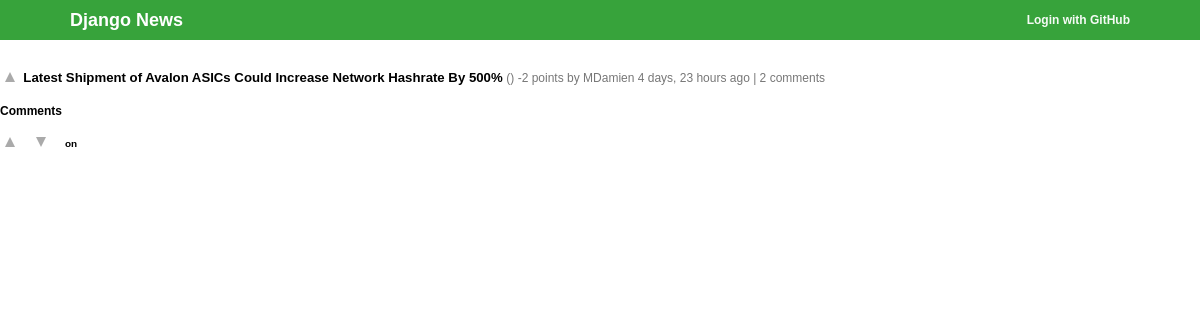
/6/, run on the app's committed database.
### posts/models.py (models this page shows, shortened)
class Post(models.Model):
    title = models.CharField(max_length=200)
    user = models.ForeignKey(User)
    date = models.DateTimeField(auto_now_add=True)
    link = models.URLField(max_length=600, blank=True)
    text = models.TextField(blank=True)
    def score(self):
        return Vote.objects.filter(post=self,upvote=True).count() - Vote.objects.filter(post=self,upvote=False).count()
    def comments_count(self):
        return Comment.objects.filter(post=self).count()
    def get_domain(self):
        return urlparse(self.link).netloc

### posts/views.py (the view)
# urls.py: url(r'^(?P<id>\d+)/$', views.details),
def details(request,id):
	post = Post.objects.get(pk=id)
	comments = Comment.objects.filter(post=post)
	return render(request, 'posts/details.html', {'post': post,'comments':comments})

### posts/templates/posts/details.html (shortened to what this page needs)
{% extends "posts/base.html" %}
{% block content %}
<div>
	{% include "posts/post.html" with post=post%}
</div>
<h4>Comments</h4>
{% load mptt_tags %}
<div class="comments">
{% recursetree comments %}
    <div class="comment" style="margin-left: {{ node.get_level }}0px">
        <h5>
            <a href='{% url 'posts.views.comment_upvote' post.pk node.pk %}' class='upvote' title='upvote'>upvote</a>
        <a href='{% url 'posts.views.comment_downvote' post.pk node.pk%}' class='downvote' title='downvote'>downvote</a>
    </a>&nbsp;&nbsp;&nbsp;{{ node.author }} on {{ node.date }}</h5>
    </div>
{% endrecursetree %}
{% endblock %}

### posts/templates/posts/post.html
{% load humanize %}
<span class="post">
	<a href='{% url 'posts.views.upvote' post.pk %}' class='upvote' title='upvote' {% if not user.is_authenticated %} onclick="alert('You need to be logged to vote')" {% endif %}>vote up</a>
	{% if post.link %}
	<a class="link" href="{{ post.link }}">{{ post.title }}</a><span class="comhead"> ({{post.get_domain}}) </span>
	{% else %}
	<a class="link" href="{% url 'posts.views.details' post.pk %}">{{ post.title }}</a>
	{% endif %}
	<span class="score">
	{% with total=post.score %}
		{{ total }} point{{ total|pluralize }}
	{% endwith %}
	</span> by {{ post.user }} {{ post.date|naturaltime}}  | <a class="comments" href="{% url 'posts.views.details' post.pk %}">
	{% with total=post.comments_count %}
		{{ total }} comment{{ total|pluralize }}
	{% endwith %}</a>
</span>

### posts/static/css/style.css (style rules this page uses)
body { margin:0; font: 12px/1.4em Verdana,sans-serif; }
.upvote { text-indent: -999px; overflow: hidden; display: inline-block; border: 5px solid transparent; border-top: 0px; border-bottom: 10px solid #aaa; width: 0; height: 0; margin-left:5px; margin-right:5px; }
.downvote { text-indent: -999px; overflow: hidden; display: inline-block; border: 5px solid transparent; border-bottom: 0px; border-top: 10px solid #aaa; width: 0; height: 0; margin-left:5px; margin-right:5px; }
.post a { text-decoration: none; }
.post .link { color: black; font-weight: bold; font-size: 1.1em; }
.post, .post a { color: #777; }

### data on the page
Post: title "Latest Shipment of Avalon ASICs Could Increase Network Hashrate By 500%", user "MDamien", date "4 days, 23 hours ago"

### other printed values
{{ total }} "-2"
{{ total }} "2"
